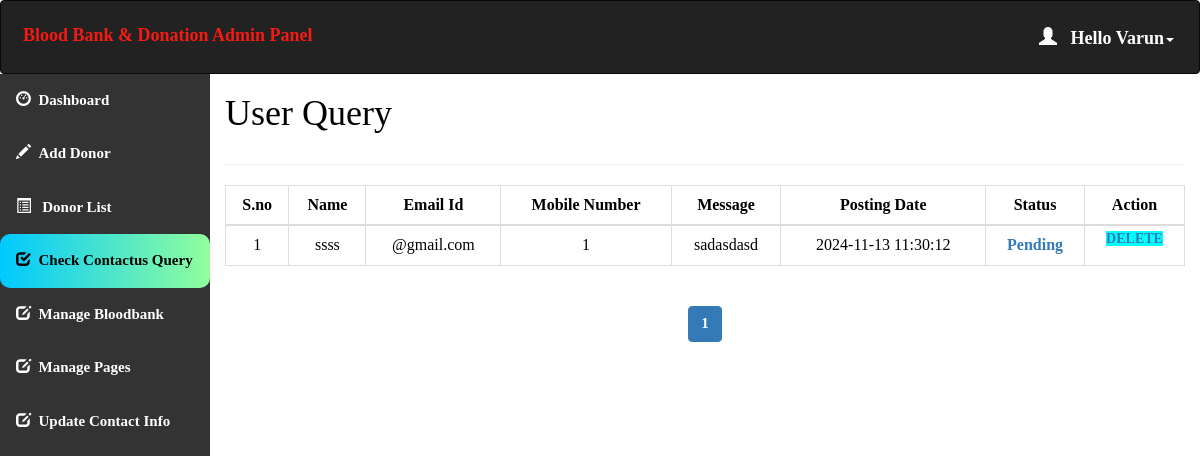
Page /admin/query.php (signed in) on the committed database.
### tables this page shows
CREATE TABLE `contact_query` (
  `query_id` int(11) NOT NULL,
  `query_name` varchar(100) NOT NULL,
  `query_mail` varchar(120) NOT NULL,
  `query_number` char(11) NOT NULL,
  `query_message` longtext NOT NULL,
  `query_date` timestamp NOT NULL DEFAULT current_timestamp() ON UPDATE current_timestamp(),
  `query_status` int(11) DEFAULT NULL
);

### admin/query.php (the view, shortened to what this page needs)
<html>
<head>
  <link rel="stylesheet" href="https://maxcdn.bootstrapcdn.com/bootstrap/3.4.1/css/bootstrap.min.css">
</head>
<?php
include 'conn.php';
  if (isset($_SESSION['loggedin']) && $_SESSION['loggedin'] == true) {
  ?>
<body style="color:black">
<div id="header">
<?php include 'header.php';
?>
</div>
<div id="sidebar">
<?php $active="query"; include 'sidebar.php'; ?>
</div>
<div id="content" >
  <div class="content-wrapper">
    <div class="container-fluid">
      <div class="row">
        <div class="col-md-12 lg-12 sm-12">
          <h1 class="page-title">User Query</h1>
        </div>
      </div>
      <hr>
      <?php
        include 'conn.php';
          $limit = 10;
          if(isset($_GET['page'])){
            $page = $_GET['page'];
          }else{
            $page = 1;
          }
          $offset = ($page - 1) * $limit;
          $count=$offset+1;
        $sql= "select * from contact_query LIMIT {$offset},{$limit}";
        $result=mysqli_query($conn,$sql);
        if(mysqli_num_rows($result)>0)   {
       ?>
       <div class="table-responsive">
      <table class="table table-bordered" style="text-align:center">
          <thead style="text-align:center">
          <th style="text-align:center">S.no</th>
          <th style="text-align:center">Name</th>
          <th style="text-align:center">Email Id</th>
          <th style="text-align:center">Mobile Number</th>
          <th style="text-align:center">Message</th>
          <th style="text-align:center">Posting Date</th>
          <th style="text-align:center">Status</th>
          <th style="text-align:center">Action</th>
          </thead>
          <tbody>
            <?php
            while($row = mysqli_fetch_assoc($result)) { ?>
          <tr>
                  <td><?php echo $count++; ?></td>
                  <td><?php echo $row['query_name']; ?></td>
                  <td><?php echo $row['query_mail']; ?></td>
                  <td><?php echo $row['query_number']; ?></td>
                  <td><?php echo $row['query_message']; ?></td>
                  <td><?php echo $row['query_date']; ?></td>
                  <?php if($row['query_status']==1)
{
?><td>Read<br></td>
<?php } else {?>
<td><a href="query.php?id=<?php echo $row['query_id'];?>" onclick="clickme()"><b id="demo">Pending</b></a><br>
</td>
<?php } ?>
                    <td id="he" style="width:100px">
                    <a style="background-color:aqua" href='delete_query.php?id=<?php echo $row['query_id']; ?>'> Delete </a>
                </td>
              </tr>
            <?php } ?>
          </tbody>
      </table>
    </div>
    <?php } ?>
    <div class="table-responsive"style="text-align:center;align:center">
        <?php
        $sql1 = "SELECT * FROM contact_query";
        $result1 = mysqli_query($conn, $sql1) or die("Query Failed.");
        if(mysqli_num_rows($result1) > 0){
          $total_records = mysqli_num_rows($result1);
          $total_page = ceil($total_records / $limit);
          echo '<ul class="pagination admin-pagination">';
          for($i = 1; $i <= $total_page; $i++){
            if($i == $page){
              $active = "active";
            }else{
              $active = "";
            }
            echo '<li class="'.$active.'"><a href="query.php?page='.$i.'">'.$i.'</a></li>';
          }
          echo '</ul>';
        }
        ?>
        </div>
      </div>
    </div>
   <?php }
    ?>
</body>
</html>

### admin/header.php (shortened to what this page needs)
<!DOCTYPE html>
<html>
<head>
  <link rel="stylesheet" href="https://maxcdn.bootstrapcdn.com/bootstrap/3.4.1/css/bootstrap.min.css">
</head>
<body>
<nav class="navbar navbar-inverse">
  <div class="container-fluid">
    <div class="navbar-header">
      <a class="navbar-brand" id="qq" href="dashboard.php" style="color:#F51A14;">Blood Bank & Donation Admin Panel</a>
    </div>
    <ul class="nav navbar-nav navbar-right">
      <li class="dropdown"><a class="dropdown-toggle" id="qw" data-toggle="dropdown" href="#" style="font-weight:bold;color:white "> <span class="glyphicon glyphicon-user"></span>&nbsp&nbsp
        <?php
        include 'conn.php';
        $username=$_SESSION['username'];
        $sql="select * from admin_info where admin_username='$username'";
        $result=mysqli_query($conn,$sql) or die("query failed.");
        $row=mysqli_fetch_assoc($result);
        echo "Hello ".$row['admin_name'];
       ?><span class="caret"></span></a>
    </li>
    </ul>
  </div>
</nav>
</body></html>

### admin/query.php (style rules this page uses)
#sidebar { position:relative;margin-top:-20px }
#content { position:relative;margin-left:210px }
#he { font-size: 14px; font-weight: 600; text-transform: uppercase; padding: 3px 7px; color: #fff; text-decoration: none; border-radius: 3px; align:center }

### admin/header.php (style rules this page uses)
.navbar { background-color: #333333 ; padding: 10px 10px; color:#FF0404 ; }
.navbar a { float: left; color: white; text-align: center; padding: 12px; text-decoration: none; font-size: 18px; line-height: 25px; }
.navbar-brand { font-size: 25px; font-weight: bold; }
.navbar a { float: none; display: block; text-align: left; }
.navbar-right { float: none; }

### admin/sidebar.php (style rules this page uses)
body { margin: 0; font-family: 'Averia Gruesa Libre';font-size: 15px; color:#F8F9F9; }

### rows in the picture
contact_query: query_name "ssss", query_mail "@gmail.com", query_number "1", query_message "sadasdasd", query_date "2024-11-13 11:30:12"

### other values in the picture
$row['admin_name'] "Varun"
